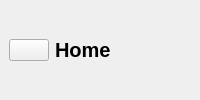
           <widget class="QWidget" name="headerFrame" native="true">
            <layout class="QHBoxLayout" name="horizontalLayout_2">
             <property name="spacing">
              <number>0</number>
             </property>
             <property name="leftMargin">
              <number>0</number>
             </property>
             <property name="topMargin">
              <number>0</number>
             </property>
             <property name="rightMargin">
              <number>0</number>
             </property>
             <property name="bottomMargin">
              <number>0</number>
             </property>
             <item alignment="Qt::AlignLeft">
              <widget class="QWidget" name="widget" native="true">
               <layout class="QHBoxLayout" name="horizontalLayout_5">
                <item>
                 <widget class="QPushButton" name="menuBtn">
                  <property name="text">
                   <string/>
                  </property>
                  <property name="icon">
                   <iconset resource="../resources.qrc">
                    <normaloff>:/images/assets/images/menu.png</normaloff>:/images/assets/images/menu.png</iconset>
                  </property>
                  <property name="iconSize">
                   <size>
                    <width>24</width>
                    <height>24</height>
                   </size>
                  </property>
                 </widget>
                </item>
                <item>
                 <widget class="QLabel" name="appHeader">
                  <property name="font">
                   <font>
                    <pointsize>15</pointsize>
                    <weight>75</weight>
                    <bold>true</bold>
                   </font>
                  </property>
                  <property name="text">
                   <string>Home</string>
                  </property>
                 </widget>
                </item>
               </layout>
              </widget>
             </item>
            </layout>
           </widget>
